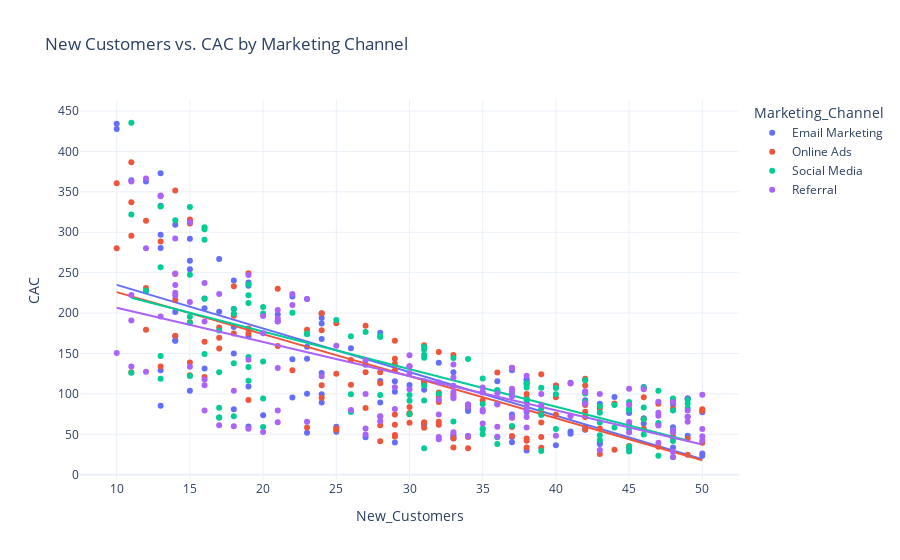

This figure's notebook cell:
### Markdown cell above
### Relationship between New_Customers and CAC

### Code cell
fig2 = px.scatter(data,
                  x = 'New_Customers',
                  y = 'CAC',
                  color = 'Marketing_Channel',
                  title = 'New Customers vs. CAC by Marketing Channel',
                  trendline = 'ols') # ols stands for Ordinary Least Squares
fig2.show()
